Frame 1 (no input): blank canvas, image omitted
Frame 60 (no input): blank canvas, image omitted
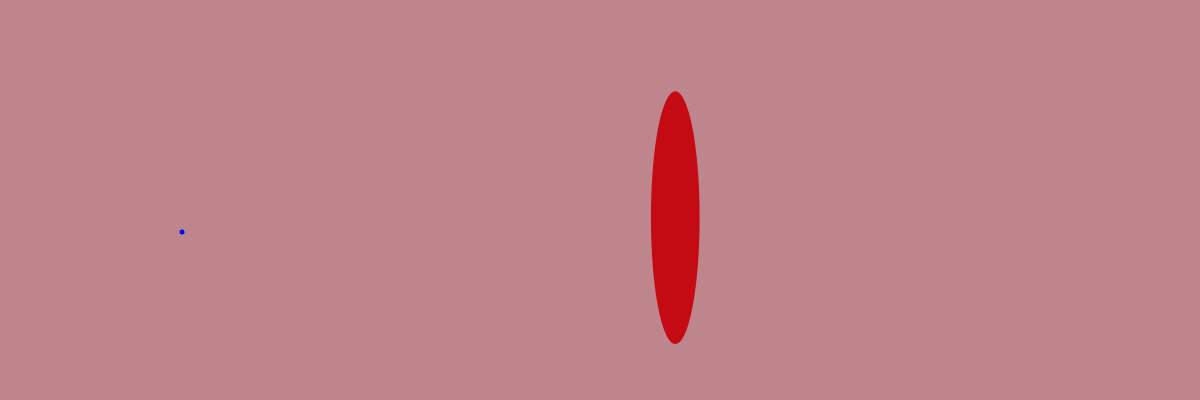
Frame 120 (the mouse pressed at the canvas centre since frame 60)

The p5.js sketch whose frames 1 and 60 were blank and that drew this single picture after the mouse press (run headless with seeded random() and noise() and a simulated clock; from frame 60 on, the mouse is pressed at the canvas centre):

// p5.js sketch
// ── sketch.js


var ball = {};
ball.width = 5;
ball.x = 20;
ball.y = 20;
ball.delta_x = 4;
ball.delta_y = 4;
ball.scale_x = 4;
ball.scale_y = 4;


function setup() {
    createCanvas(windowWidth, 400);
    background( '0' );
}




function draw() {

    if ( mouseIsPressed ) {
        background( random(255), random(255), random(255) );

        noStroke();
        fill( random(255), random(255), random(255) );
        ellipse(
            random(width),
            random(height),
            random(width),
            random(height)
        );
      }

    ball.x += ball.delta_x * ball.scale_x;
    ball.y += ball.delta_y * ball.scale_y;


    if (ball.x >= width || ball.x <= 0) {
        ball.delta_x = -1 * ball.delta_x;
    }
    if (ball.y >= height || ball.y <= 0) {
        ball.delta_y = -1 * ball.delta_y;
    }

    fill('blue');
    ellipse(ball.x, ball.y, ball.width, ball.width);

}

function mousePressed() {
    ball.scale_x = map(mouseX, 0, width, .5, 10);
    ball.scale_y = map(mouseY, 0, height, .5, 10);


}
